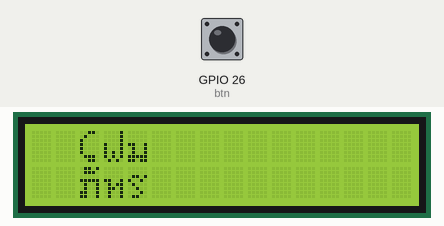
This program was run on a simulated Raspberry Pi (BCM pin numbers). Shown: 16×2 character LCD. The test bench sets the inputs (shaded band); at power-on: GPIO 26 (btn) HIGH.

Above: at 1.3 s.
1.4 s: GPIO 26 (btn) pulled LOW for 3.2 s
At 4.2 s:
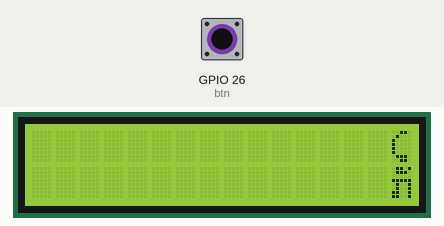
At 4.7 s:
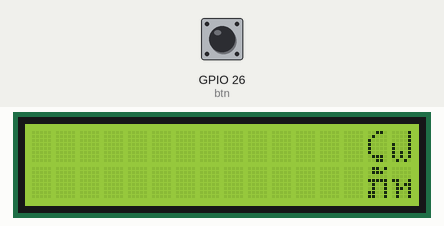
7.3 s: GPIO 26 (btn) pulled LOW for 0.65 s
At 8.8 s:
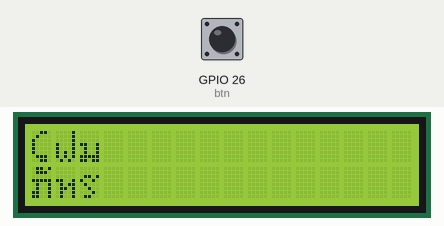
11.0 s: GPIO 26 (btn) pulled LOW for 1 s
Timing chart, 0 to 14.0 s (numbered marks = the images above; inputs shaded):
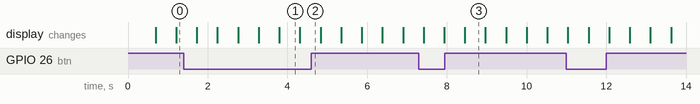

Measured:
- what the display in image 1 shows lasts 0.5 s, from 3.8 s to 4.3 s

The program:

name2.py
```python
from RPLCD.i2c import CharLCD
from gpiozero import Button
import time

lcd = CharLCD(i2c_expander='PCF8574', address=0x26, port=1, cols=16, rows=2, dotsize=8, auto_linebreaks=False)
lcd.clear()

btn = Button(26)

korkai = 0
korkai_bitmap = (
  0x06,0x08,0x10,0x10,0x10,0x10,0x0E,0x06
)
lcd.create_char(korkai, korkai_bitmap)

ruuu = 1
ruuu_bitmap = (
  0x01,0x01,0x01,0x11,0x11,0x15,0x15,0x0A
)
lcd.create_char(ruuu, ruuu_bitmap)

ruusi = 2
ruusi_bitmap = (
  0x00,0x00,0x00,0x19,0x09,0x09,0x1F,0x1B
)
lcd.create_char(ruusi, ruusi_bitmap)

nainnn = 3
nainnn_bitmap = (
  0x0D,0x0E,0x00,0x1F,0x09,0x09,0x19,0x19
)
lcd.create_char(nainnn, nainnn_bitmap)

malai = 4
malai_bitmap = (
  0x00,0x00,0x00,0x19,0x0B,0x0D,0x09,0x09
)
lcd.create_char(malai, malai_bitmap)

norrrnu = 5
norrrnu_bitmap = (
  0x00,0x00,0x0D,0x12,0x08,0x04,0x02,0x0C
)
lcd.create_char(norrrnu, norrrnu_bitmap)

taahann = 6
taahann_bitmap = (
  0b00001,
  0b00010,
  0b11011,
  0b01101,
  0b01001,
  0b01001,
  0b01001,
  0b00000
)
lcd.create_char(taahann, taahann_bitmap)

lcd.clear()
lcd.home()

krit = [0, 1, 2]
night = [3, 4, 5]

shift = 0

while True:
  if shift > 15:
    shift = 0

  if shift < 0:
    shift = 15

  lcd.cursor_pos = (0, shift)
  for char in krit:
    lcd.write(char)

  lcd.cursor_pos = (1, shift)
  for char in night:
    lcd.write(char)

  if btn.is_pressed:
    shift -= 1
  else:
    shift += 1

  time.sleep(.5)
  lcd.clear()
```
